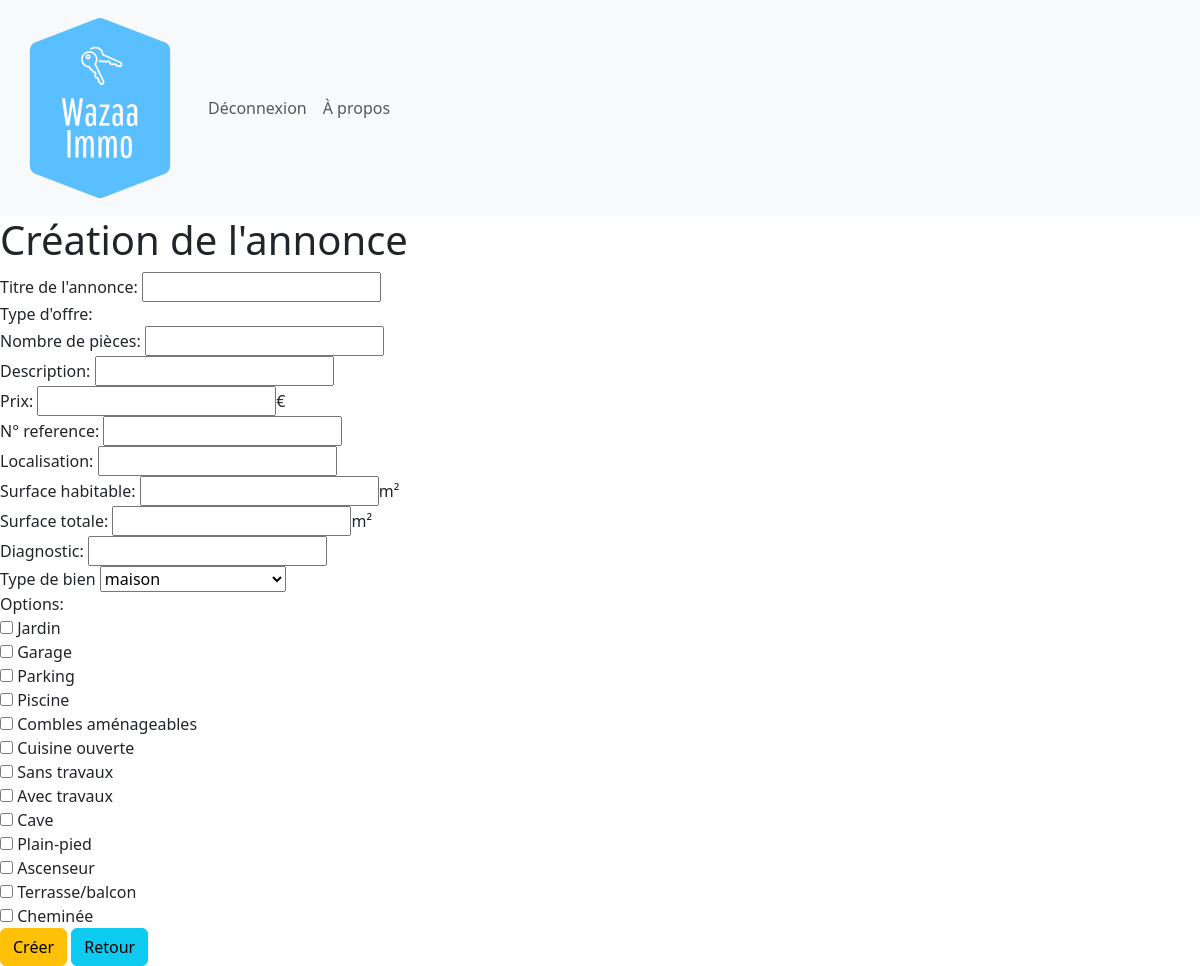
The page /annonce-select.php (signed in) on the database as committed earlier.
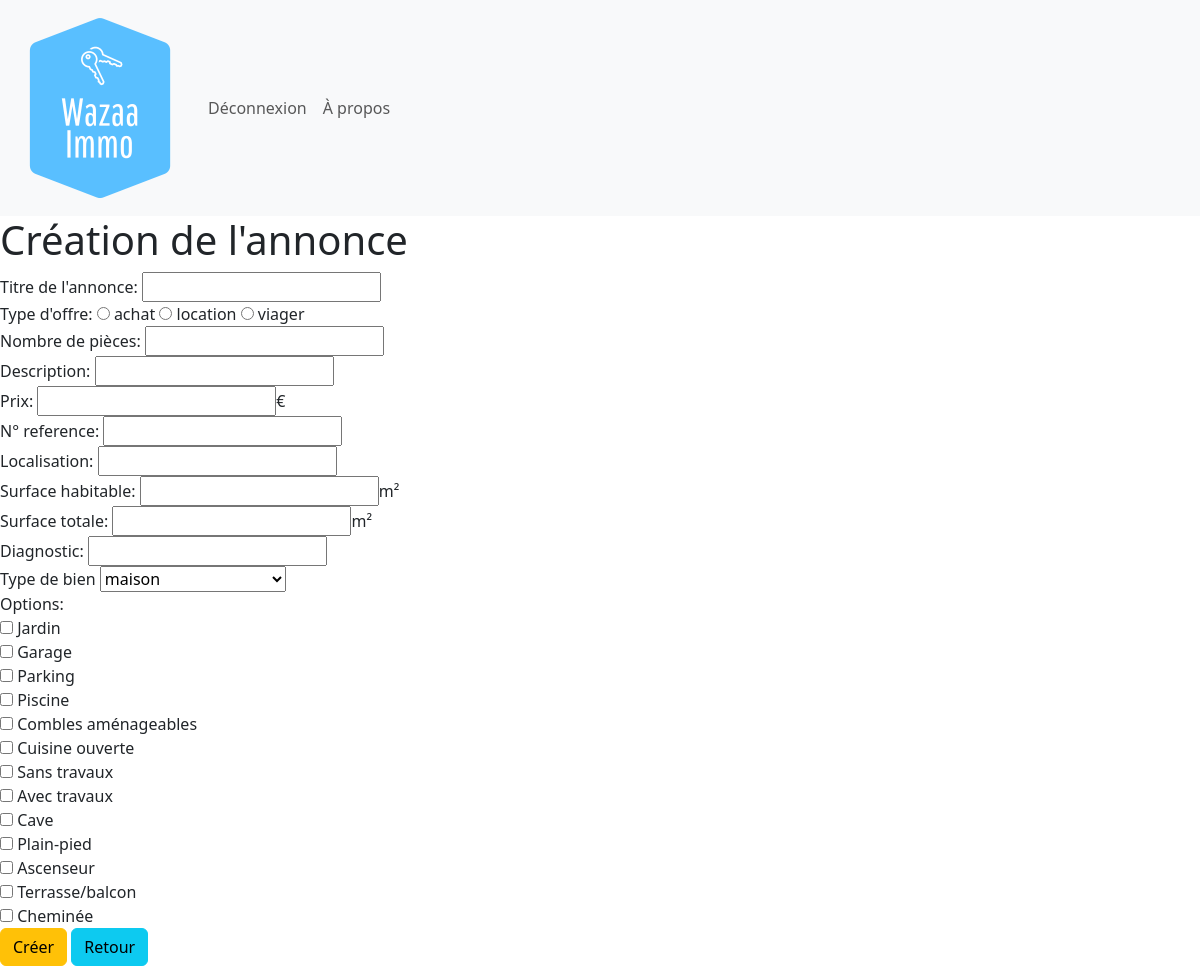
The same page on the database as committed later.
### tables this page shows
CREATE TABLE IF NOT EXISTS `waz_options` (
  `opt_id` int(11) NOT NULL AUTO_INCREMENT,
  `opt_libelle` varchar(100) DEFAULT NULL,
  PRIMARY KEY (`opt_id`)
);

CREATE TABLE IF NOT EXISTS `waz_type_offre` (
  `to_id` int(11) NOT NULL AUTO_INCREMENT,
  `to_libelle` varchar(50) NOT NULL,
  PRIMARY KEY (`to_id`)
);

### annonce-select.php (the view, shortened to what this page needs)
<?php
include("header.php");
$id = isset($_GET['modify']) ? $_GET['modify'] : '';
$options = $pdo->query("SELECT * FROM waz_options")->fetchAll();
$typeBien = $pdo->query("SELECT * FROM waz_type_bien")->fetchAll();
$typeOffre = $pdo->query("SELECT * FROM waz_type_offre")->fetchAll();
?>
<div>
    <h1><?= $id ? "Modification" : "Création" ?> de l'annonce</h1>
    <form method="post">
        <div>
            <div>
                <label for="titre">Titre de l'annonce: </label>
                <input type="text" name="titre" id="titre" value="<?= $id ? htmlentities($titre) : "" ?>">
            </div>
            <div>
                <label for="offre">Type d'offre: </label>
                <?php foreach($typeOffre as $type):?>
                    <input type="radio" name="offre" value="<?= htmlentities($type['to_id'])?>" <?= (isset($annonce['to_id']) && $annonce['to_id'] == $type['to_id']) ? 'checked' : '' ?>>
                    <?= htmlentities($type['to_libelle'])?>
                <?php endforeach;?>
            </div>
            <div>
                <label for="pieces">Nombre de pièces: </label>
                <input type="text" name="pieces" id="pieces" value="<?= $id ? htmlentities($pieces) : "" ?>">
            </div>
            <div>
                <label for="description">Description: </label>
                <input type="text" name="description" id="description" value="<?= $id ? htmlentities($description) : "" ?>">
            </div>
            <div>
                <label for="prix">Prix: </label>
                <input type="text" name="prix" id="prix" value="<?= $id ? htmlentities($prix) : "" ?>">€
            </div>
            <div>
                <label for="ref">N° reference: </label>
                <input type="text" name="ref" id="ref" value="<?= $id ? htmlentities($ref) : "" ?>">
            </div>
            <div>
                <label for="local">Localisation: </label>
                <input type="text" name="local" id="local" value="<?= $id ? htmlentities($local) : "" ?>">
            </div>
            <div>
                <label for="surfhab">Surface habitable: </label>
                <input type="text" name="surfhab" id="surfhab" value="<?= $id ? htmlentities($surf_hab) : "" ?>">m²
            </div>
            <div>
                <label for="surftot">Surface totale: </label>
                <input type="text" name="surftot" id="surftot" value="<?= $id ? htmlentities($surf_tot) : "" ?>">m²
            </div>
            <div>
                <label for="diagnostic">Diagnostic: </label>
                <input type="text" name="diagnostic" id="diagnostic" value="<?= $id ? htmlentities($diagnostic) : "" ?>">
            </div>
            <div>
                <label for="typeBien">Type de bien</label>
                <select name="typeBien" id="typeBien">
                <?php foreach($typeBien as $type):?>
                    <option value="<?= $type['tb_id'] ?>" <?= (isset($annonce['tb_id']) && $annonce['tb_id'] == $type['tb_id']) ? 'selected' : '' ?>>
                    <?= htmlentities($type['tb_libelle']) ?>
                </option>
                <?php endforeach ?>
                </select>
            </div>
            <div>
                <label for="options">Options: </label>
                <?php foreach($options as $option):?>
                    <div>
                        <input type="checkbox" id="<?= $option['opt_id']?>" name="<?= $option['opt_id']?>">
                            <?= htmlentities($option['opt_libelle'])?>
                    </div>
                <?php endforeach;?>
            </div>
        </div>
        <button type="submit" class="btn btn-warning"><?= $id ? "Mettre à jour" : "Créer"?></button>
        <a href="index.php" class="btn btn-info">Retour</a>
    </form>
</div>
<?php
    include("footer.php");
?>

### header.php (shortened to what this page needs)
<!DOCTYPE html>
<html lang="en">
<head>
    <link href="https://cdn.jsdelivr.net/npm/bootstrap@5.3.3/dist/css/bootstrap.min.css" rel="stylesheet"
>
    <link rel="stylesheet" href="/styles/style.css">
</head>
<body>
    <?php
    $host = '127.0.0.1';
    $dbname = 'afpa_wazaa_immo';
    $username = 'root';
    $password = '';
    try {
        $pdo = new PDO("mysql:host=$host;dbname=$dbname;charset=utf8mb4", $username, $password);
        $pdo->setAttribute(PDO::ATTR_ERRMODE, PDO::ERRMODE_EXCEPTION);
    } catch (PDOException $e) {
        die("Erreur de connexion : " . $e->getMessage());
    }
    ?>
    <?php
    $username = null;
    if (isset($_SESSION['u_id'])) {
        $user_id = $_SESSION['u_id'];
        $sql = "SELECT * FROM waz_utilisateur WHERE u_ID=:u_id";
        $stmt = $pdo->prepare($sql);
        $stmt->execute(['u_id' => $user_id]);
        $user = $stmt->fetch(PDO::FETCH_ASSOC);
        if ($user) {
            $username = $user['u_id'];
        }
    }
    ?>
<nav class="navbar navbar-expand-lg navbar-light bg-light">
    <div>
        <a href="index.php"><img src="assets/wazaa_logo.png" alt=""></a>
    </div>
  <div class="collapse navbar-collapse" id="navbarNav">
    <ul class="navbar-nav">
      <li class="nav-item">
        <?php if($username):?>
        <a class="nav-link" href="deconnexion.php">Déconnexion</a>
        <?php else:?>
        <a class="nav-link" href="connexion.php">Connexion</a>
        <?php endif;?>
      </li>
      <li class="nav-item">
        <a class="nav-link" href="#">À propos</a>
      </li>
    </ul>
  </div>
</nav>

### footer.php (shortened to what this page needs)
</body>
</html>

Rows that differ between the two databases and show on the page:
added waz_type_offre: to_libelle "achat"
added waz_type_offre: to_libelle "location"
added waz_type_offre: to_libelle "viager"
